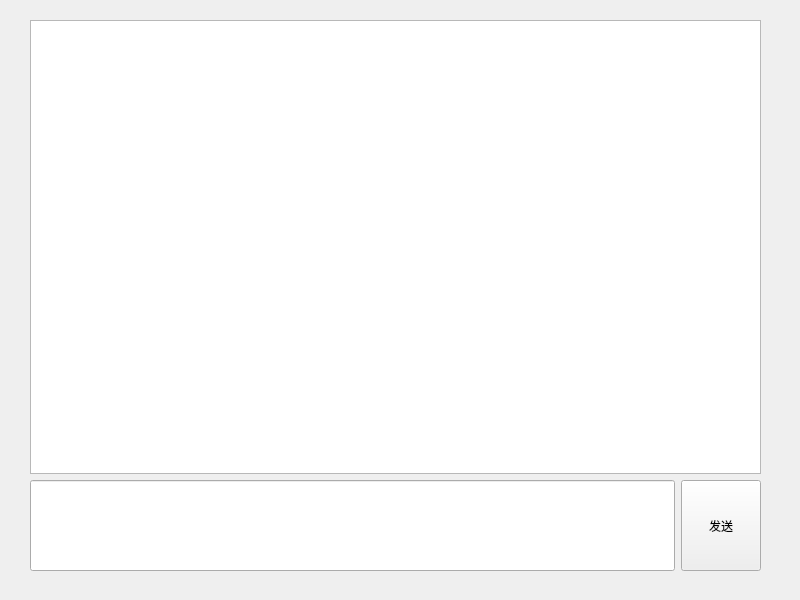
<?xml version="1.0" encoding="UTF-8"?>
<ui version="4.0">
 <class>Widget</class>
 <widget class="QWidget" name="Widget">
  <property name="geometry">
   <rect>
    <x>0</x>
    <y>0</y>
    <width>800</width>
    <height>600</height>
   </rect>
  </property>
  <property name="windowTitle">
   <string>Widget</string>
  </property>
  <widget class="QWidget" name="">
   <property name="geometry">
    <rect>
     <x>30</x>
     <y>20</y>
     <width>731</width>
     <height>551</height>
    </rect>
   </property>
   <layout class="QVBoxLayout" name="verticalLayout" stretch="5,1">
    <item>
     <widget class="QListWidget" name="listWidget"/>
    </item>
    <item>
     <layout class="QHBoxLayout" name="horizontalLayout">
      <item>
       <widget class="QLineEdit" name="lineEdit">
        <property name="sizePolicy">
         <sizepolicy hsizetype="Expanding" vsizetype="Expanding">
          <horstretch>0</horstretch>
          <verstretch>0</verstretch>
         </sizepolicy>
        </property>
       </widget>
      </item>
      <item>
       <widget class="QPushButton" name="pushButton">
        <property name="sizePolicy">
         <sizepolicy hsizetype="Minimum" vsizetype="Expanding">
          <horstretch>0</horstretch>
          <verstretch>0</verstretch>
         </sizepolicy>
        </property>
        <property name="text">
         <string>发送</string>
        </property>
       </widget>
      </item>
     </layout>
    </item>
   </layout>
  </widget>
 </widget>
 <resources/>
 <connections/>
</ui>
